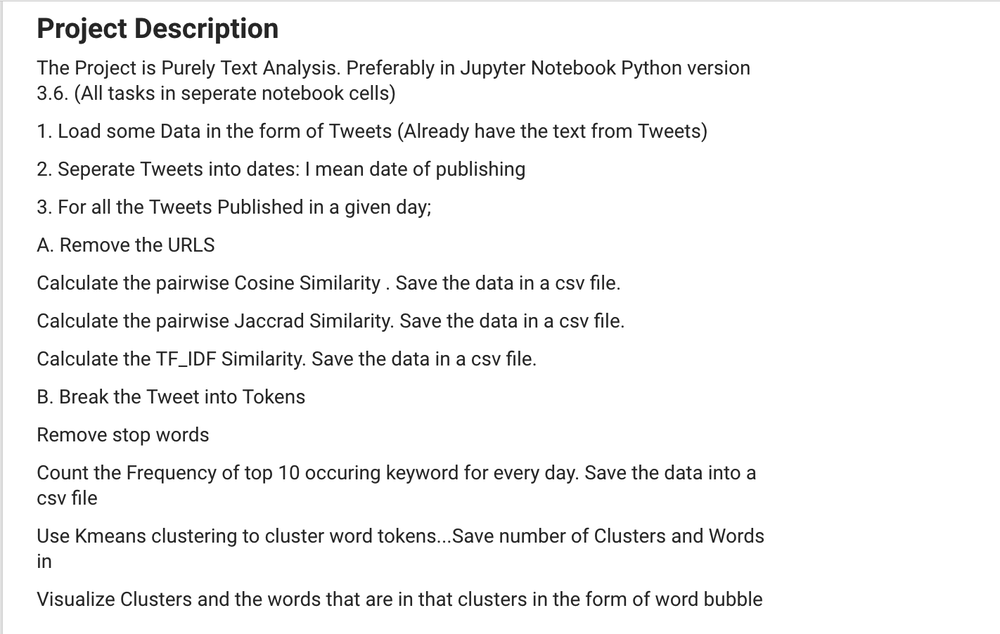
#> input picture Snip20180111_2.png, 1000 x 634 px, shrunk from 1422 x 902 before the run
$ python color_histograms.py --image Snip20180111_2.png
#> lines starting #> are read from the running program, lines starting #| are printed output that depends on the picture
# USAGE
# python color_histograms.py --image ../images/beach.png

# Import the necessary packages
from __future__ import print_function
from matplotlib import pyplot as plt
import numpy as np
import argparse
import cv2

# Construct the argument parser and parse the arguments
ap = argparse.ArgumentParser()
ap.add_argument("-i", "--image", required = True,
	help = "Path to the image")
args = vars(ap.parse_args())

# Load the image and show it
image = cv2.imread(args["image"])
#> image is the input picture: shape (634, 1000, 3); mean B, G, R 243.8, 243.8, 243.8
cv2.imshow("Original", image)

# Grab the image channels, initialize the tuple of colors
# and the figure
chans = cv2.split(image)
colors = ("b", "g", "r")
plt.figure()
plt.title("'Flattened' Color Histogram")
plt.xlabel("Bins")
plt.ylabel("# of Pixels")

# Loop over the image channels
for (chan, color) in zip(chans, colors):
	# Create a histogram for the current channel and plot it
	hist = cv2.calcHist([chan], [0], None, [256], [0, 256])
	plt.plot(hist, color = color)
	plt.xlim([0, 256])
#> this loop made 3 passes
#> color on passes 1 to 3: 'b', 'g', 'r'

# Let's move on to 2D histograms -- I am reducing the
# number of bins in the histogram from 256 to 32 so we
# can better visualize the results
fig = plt.figure()

# Plot a 2D color histogram for green and blue
ax = fig.add_subplot(131)
hist = cv2.calcHist([chans[1], chans[0]], [0, 1], None,
	[32, 32], [0, 256, 0, 256])
p = ax.imshow(hist, interpolation = "nearest")
ax.set_title("2D Color Histogram for G and B")
plt.colorbar(p)

# Plot a 2D color histogram for green and red
ax = fig.add_subplot(132)
hist = cv2.calcHist([chans[1], chans[2]], [0, 1], None,
	[32, 32], [0, 256, 0, 256])
p = ax.imshow(hist, interpolation = "nearest")
ax.set_title("2D Color Histogram for G and R")
plt.colorbar(p)

# Plot a 2D color histogram for blue and red
ax = fig.add_subplot(133)
hist = cv2.calcHist([chans[0], chans[2]], [0, 1], None,
	[32, 32], [0, 256, 0, 256])
p = ax.imshow(hist, interpolation = "nearest")
ax.set_title("2D Color Histogram for B and R")
plt.colorbar(p)

# Finally, let's examine the dimensionality of one of
# the 2D histograms
print("2D histogram shape: {}, with {} values".format(
	hist.shape, hist.flatten().shape[0]))
#| 2D histogram shape: (32, 32), with 1024 values

# Our 2D histogram could only take into account 2 out
# of the 3 channels in the image so now let's build a
# 3D color histogram (utilizing all channels) with 8 bins
# in each direction -- we can't plot the 3D histogram, but
# the theory is exactly like that of a 2D histogram, so
# we'll just show the shape of the histogram
hist = cv2.calcHist([image], [0, 1, 2],
	None, [8, 8, 8], [0, 256, 0, 256, 0, 256])
print("3D histogram shape: {}, with {} values".format(
	hist.shape, hist.flatten().shape[0]))
#| 3D histogram shape: (8, 8, 8), with 512 values

# Show our plots
plt.show()
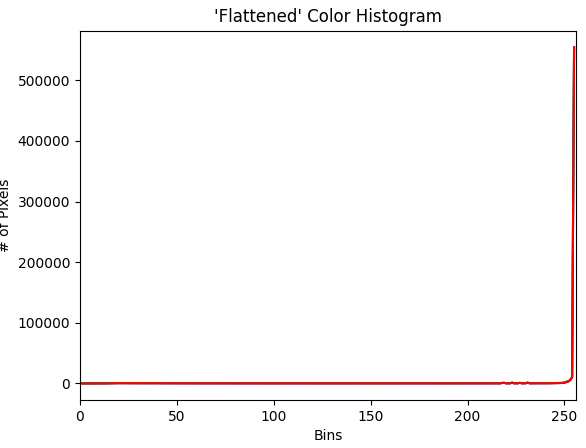
#> figure drawn by matplotlib, 1 panel; curve peaks at x = 255, y = 554294; curve peaks at x = 255, y = 554290; curve peaks at x = 255, y = 554294
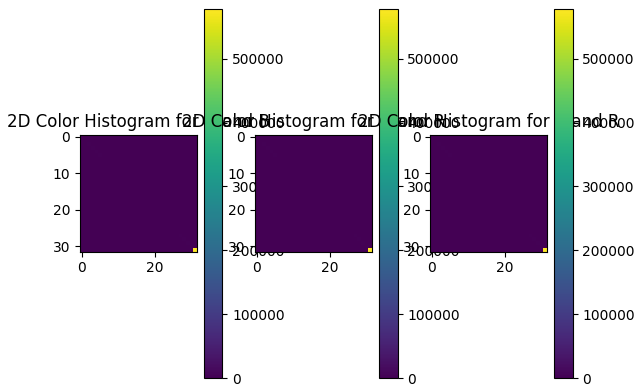
#> figure drawn by matplotlib, 6 panels

$ run again, on obj_123_465_164_30.png
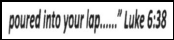
#> input picture obj_123_465_164_30.png, 174 x 40 px
#> image is the input picture: shape (40, 174, 3); min 0, max 255, mean 197.9
#> the loop `for (chan, color) in zip(chans, colors):` made 3 passes
#> color on passes 1 to 3: 'b', 'g', 'r'
#> `hist = cv2.calcHist([chans[1], chans[0]], [0, 1], None, [32, 32], [0, ..`:
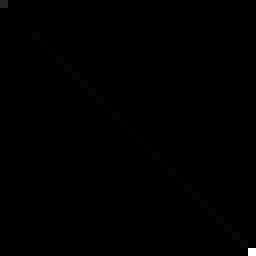
#> hist: shape (32, 32) float32 (shown 8 times larger); min 0, max 4215, mean 6.8; drawn with min black and max white
#| 2D histogram shape: (32, 32), with 1024 values
#| 3D histogram shape: (8, 8, 8), with 512 values
#> `plt.show()`:
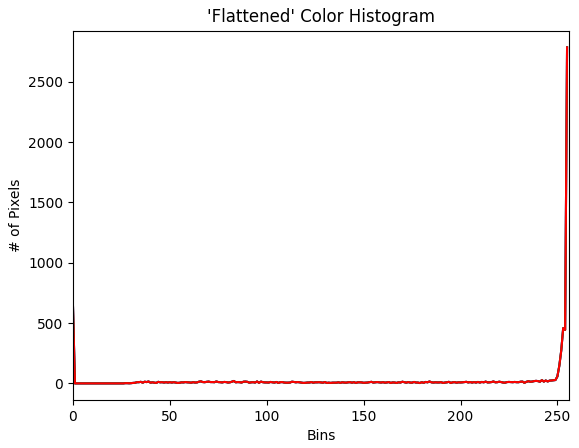
#> figure drawn by matplotlib, 1 panel; curve peaks at x = 255, y = 2784; curve peaks at x = 255, y = 2784; curve peaks at x = 255, y = 2784
